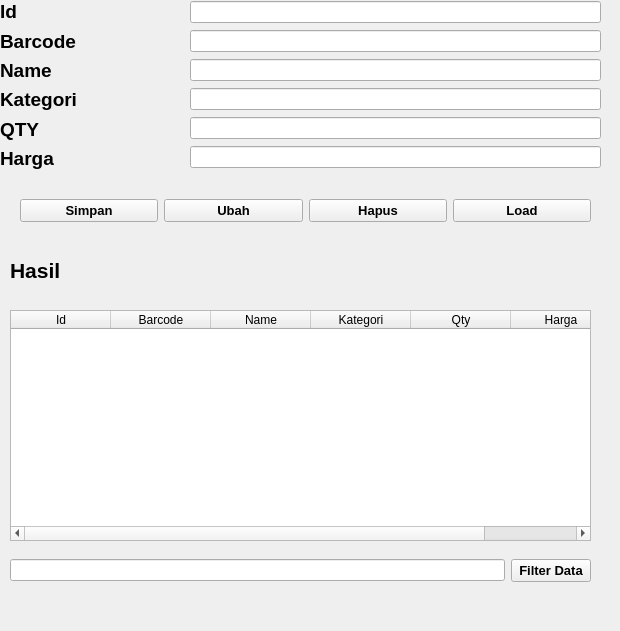
<?xml version="1.0" encoding="UTF-8"?>
<ui version="4.0">
 <class>Form</class>
 <widget class="QWidget" name="Form">
  <property name="geometry">
   <rect>
    <x>0</x>
    <y>0</y>
    <width>620</width>
    <height>631</height>
   </rect>
  </property>
  <property name="windowTitle">
   <string>Form</string>
  </property>
  <widget class="QWidget" name="verticalLayoutWidget">
   <property name="geometry">
    <rect>
     <x>0</x>
     <y>0</y>
     <width>171</width>
     <height>170</height>
    </rect>
   </property>
   <layout class="QVBoxLayout" name="verticalLayout">
    <item>
     <widget class="QLabel" name="label">
      <property name="font">
       <font>
        <pointsize>14</pointsize>
        <weight>75</weight>
        <bold>true</bold>
       </font>
      </property>
      <property name="text">
       <string>Id</string>
      </property>
     </widget>
    </item>
    <item>
     <widget class="QLabel" name="label_2">
      <property name="font">
       <font>
        <pointsize>14</pointsize>
        <weight>75</weight>
        <bold>true</bold>
       </font>
      </property>
      <property name="text">
       <string>Barcode</string>
      </property>
     </widget>
    </item>
    <item>
     <widget class="QLabel" name="label_3">
      <property name="font">
       <font>
        <pointsize>14</pointsize>
        <weight>75</weight>
        <bold>true</bold>
       </font>
      </property>
      <property name="text">
       <string>Name</string>
      </property>
     </widget>
    </item>
    <item>
     <widget class="QLabel" name="label_4">
      <property name="font">
       <font>
        <pointsize>14</pointsize>
        <weight>75</weight>
        <bold>true</bold>
       </font>
      </property>
      <property name="text">
       <string>Kategori</string>
      </property>
     </widget>
    </item>
    <item>
     <widget class="QLabel" name="label_5">
      <property name="font">
       <font>
        <pointsize>14</pointsize>
        <weight>75</weight>
        <bold>true</bold>
       </font>
      </property>
      <property name="text">
       <string>QTY</string>
      </property>
     </widget>
    </item>
    <item>
     <widget class="QLabel" name="label_6">
      <property name="font">
       <font>
        <pointsize>14</pointsize>
        <weight>75</weight>
        <bold>true</bold>
       </font>
      </property>
      <property name="text">
       <string>Harga</string>
      </property>
     </widget>
    </item>
   </layout>
  </widget>
  <widget class="QWidget" name="verticalLayoutWidget_2">
   <property name="geometry">
    <rect>
     <x>190</x>
     <y>0</y>
     <width>411</width>
     <height>171</height>
    </rect>
   </property>
   <layout class="QVBoxLayout" name="verticalLayout_2">
    <item>
     <widget class="QLineEdit" name="lineEdit"/>
    </item>
    <item>
     <widget class="QLineEdit" name="lineEdit_2"/>
    </item>
    <item>
     <widget class="QLineEdit" name="lineEdit_3"/>
    </item>
    <item>
     <widget class="QLineEdit" name="lineEdit_4"/>
    </item>
    <item>
     <widget class="QLineEdit" name="lineEdit_5"/>
    </item>
    <item>
     <widget class="QLineEdit" name="lineEdit_6"/>
    </item>
   </layout>
  </widget>
  <widget class="QWidget" name="horizontalLayoutWidget">
   <property name="geometry">
    <rect>
     <x>20</x>
     <y>180</y>
     <width>571</width>
     <height>61</height>
    </rect>
   </property>
   <layout class="QHBoxLayout" name="horizontalLayout">
    <item>
     <widget class="QPushButton" name="bSimpan">
      <property name="font">
       <font>
        <pointsize>10</pointsize>
        <weight>75</weight>
        <bold>true</bold>
       </font>
      </property>
      <property name="text">
       <string>Simpan</string>
      </property>
     </widget>
    </item>
    <item>
     <widget class="QPushButton" name="bUbah">
      <property name="font">
       <font>
        <pointsize>10</pointsize>
        <weight>75</weight>
        <bold>true</bold>
       </font>
      </property>
      <property name="text">
       <string>Ubah</string>
      </property>
     </widget>
    </item>
    <item>
     <widget class="QPushButton" name="bHapus">
      <property name="font">
       <font>
        <pointsize>10</pointsize>
        <weight>75</weight>
        <bold>true</bold>
       </font>
      </property>
      <property name="text">
       <string>Hapus</string>
      </property>
     </widget>
    </item>
    <item>
     <widget class="QPushButton" name="bLoad">
      <property name="font">
       <font>
        <pointsize>10</pointsize>
        <weight>75</weight>
        <bold>true</bold>
       </font>
      </property>
      <property name="text">
       <string>Load</string>
      </property>
     </widget>
    </item>
   </layout>
  </widget>
  <widget class="QLabel" name="lHasil">
   <property name="geometry">
    <rect>
     <x>10</x>
     <y>250</y>
     <width>431</width>
     <height>41</height>
    </rect>
   </property>
   <property name="font">
    <font>
     <pointsize>16</pointsize>
     <weight>75</weight>
     <bold>true</bold>
    </font>
   </property>
   <property name="text">
    <string>Hasil</string>
   </property>
  </widget>
  <widget class="QWidget" name="verticalLayoutWidget_3">
   <property name="geometry">
    <rect>
     <x>10</x>
     <y>310</y>
     <width>581</width>
     <height>231</height>
    </rect>
   </property>
   <layout class="QVBoxLayout" name="verticalLayout_3">
    <item>
     <widget class="QTableWidget" name="tableWidget">
      <column>
       <property name="text">
        <string>Id</string>
       </property>
      </column>
      <column>
       <property name="text">
        <string>Barcode</string>
       </property>
      </column>
      <column>
       <property name="text">
        <string>Name</string>
       </property>
      </column>
      <column>
       <property name="text">
        <string>Kategori</string>
       </property>
      </column>
      <column>
       <property name="text">
        <string>Qty</string>
       </property>
      </column>
      <column>
       <property name="text">
        <string>Harga</string>
       </property>
      </column>
     </widget>
    </item>
   </layout>
  </widget>
  <widget class="QWidget" name="horizontalLayoutWidget_2">
   <property name="geometry">
    <rect>
     <x>10</x>
     <y>550</y>
     <width>581</width>
     <height>41</height>
    </rect>
   </property>
   <layout class="QHBoxLayout" name="horizontalLayout_2">
    <item>
     <widget class="QLineEdit" name="lineEdit_7"/>
    </item>
    <item>
     <widget class="QPushButton" name="bFilter">
      <property name="font">
       <font>
        <pointsize>10</pointsize>
        <weight>75</weight>
        <bold>true</bold>
       </font>
      </property>
      <property name="text">
       <string>Filter Data</string>
      </property>
     </widget>
    </item>
   </layout>
  </widget>
 </widget>
 <resources/>
 <connections/>
</ui>
